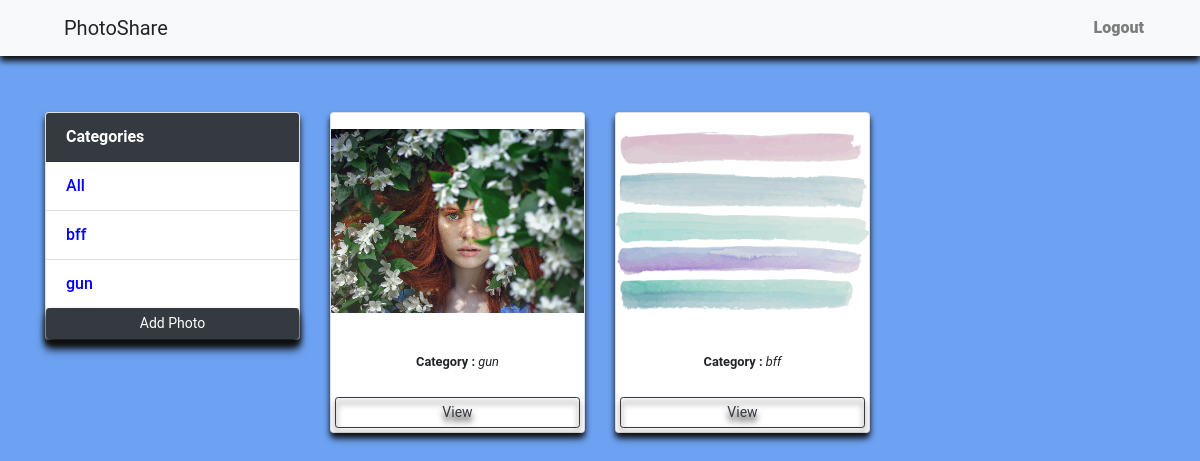
The app's page /gallery/ (signed in) with its own data.
### photo/models.py (models this page shows, shortened)
class Category(models.Model):
    name=models.CharField(max_length=100, null=False, blank=False)
    user=models.ForeignKey(User, on_delete=models.PROTECT, null=True)

class Photo(models.Model):
    category = models.ForeignKey(Category, on_delete=models.SET_NULL, null=True, blank=True)
    image = models.ImageField(null=False, blank=False)
    description=models.TextField()
    user = models.ForeignKey(User, on_delete=models.PROTECT, null=True, related_name='user')

### photo/views.py (the view)
# urls.py: path('gallery/',views.gallery, name="gallery"),
def gallery(request):
    if request.user.is_authenticated:
        category = request.GET.get('category')
        user = request.user
        if category == None:
            photos= Photo.objects.filter(user=user)
        else:
            photos = Photo.objects.filter(category__name=category, user=user)
        categories=Category.objects.filter(user=user)
        return render(request, 'photo/gallery.html', {'categories': categories, 'photos':photos})
    else:
        return redirect('homepage')

### photo/templates/photo/gallery.html (shortened to what this page needs)
{% load static %}
<!DOCTYPE html>
<html lang="en">
<head>
    <link rel=stylesheet href="https://cdnjs.cloudflare.com/ajax/libs/font-awesome/5.15.1/css/all.min.css">
    <link rel=stylesheet href=https://stackpath.bootstrapcdn.com/bootstrap/4.3.1/css/bootstrap.min.css>
    <link rel=stylesheet href=https://cdnjs.cloudflare.com/ajax/libs/animate.css/3.7.2/animate.min.css>
</head>
<body>
    {% include 'photo/navbar.html' %}
    <div class="container my-5">
        <div class="row">
            <div class="col-md-3 my-2">
                <div class="card">
                    <div class="card-header bg-dark text-white">
                      <strong>Categories</strong>
                    </div>
                    <ul class="list-group list-group-flush">
                      <li class="list-group-item">
                          <a href="{% url 'gallery' %}">All</a>
                        </li>
                      {% for category in categories %}
                      <li class="list-group-item">
                          <a href="{% url 'gallery' %}?category={{category.name}}">{{category.name}}
                          </a>
                        </li>
                      {% endfor %}
                      <a href="{% url 'add' %}" class="btn btn-block btn-dark btn-sm">Add Photo</a>
                    </ul>
                  </div>
            </div>
            <div class="col-md-9 mx-auto text-center">
                    <div class="row">
                      {% for photo in photos %}
                    <div class="col-md-4">
                        <div class="card my-2">
                            <img class="image-thumbnail my-2" src="{{photo.image.url}}" alt="{{photo.description}}">
                            <div class="card-body">
                              <small><strong>Category :</strong> <em>{{photo.category.name}}</em></small>
                            </div>
                            <a href="{% url 'view' photo.id %}" class="btn btn-outline-dark btn-sm m-1">View</a>
                          </div>
                    </div>
                    {% empty %}
                    {% include 'photo/photoshare.svg' %}
                    {% endfor %}
                    </div>
            </div>
        </div>
    </div>
    <br>
</body>
</html>

### photo/templates/photo/gallery.html (style rules this page uses)
.card { filter: drop-shadow(0px 5px 3px rgb(14, 14, 13)); }
.btn { filter: drop-shadow(0px 5px 3px rgb(231, 231, 151)); }
body { font-family: "Roboto", sans-serif; background: #6DA2F2; }
.image-thumbnail { height: 200px; object-fit: contain; }
.list-group-item > a { color: blue; font-weight: 500; text-decoration: none; }
body { background-repeat: no-repeat; background-size: cover; background-attachment: fixed; height:90vh; }

### photo/templates/photo/navbar.html (style rules this page uses)
.btn { filter: drop-shadow(0px 5px 3px rgb(14, 14, 13)); }

### records on screen
Category: name "bff"
Category: name "gun"
Photo: image (picture), category.name "gun"
Photo: image (picture), category.name "bff"
